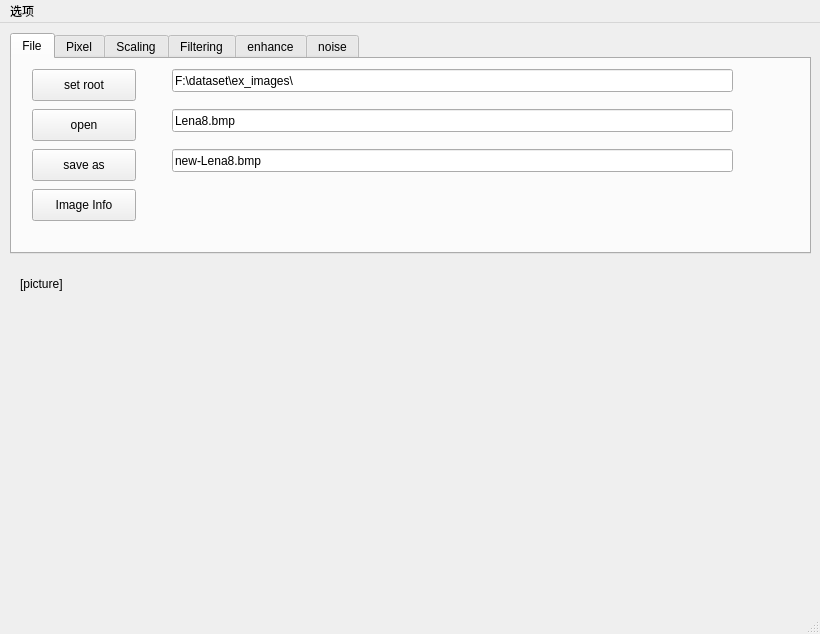
<?xml version="1.0" encoding="UTF-8"?>
<ui version="4.0">
 <class>MainWindow</class>
 <widget class="QMainWindow" name="MainWindow">
  <property name="geometry">
   <rect>
    <x>0</x>
    <y>0</y>
    <width>820</width>
    <height>634</height>
   </rect>
  </property>
  <property name="windowTitle">
   <string>MainWindow</string>
  </property>
  <widget class="QWidget" name="centralwidget">
   <property name="sizePolicy">
    <sizepolicy hsizetype="Preferred" vsizetype="Fixed">
     <horstretch>0</horstretch>
     <verstretch>0</verstretch>
    </sizepolicy>
   </property>
   <widget class="QTabWidget" name="tabWidget">
    <property name="geometry">
     <rect>
      <x>10</x>
      <y>10</y>
      <width>801</width>
      <height>221</height>
     </rect>
    </property>
    <property name="sizePolicy">
     <sizepolicy hsizetype="Expanding" vsizetype="Expanding">
      <horstretch>0</horstretch>
      <verstretch>10</verstretch>
     </sizepolicy>
    </property>
    <property name="maximumSize">
     <size>
      <width>16777215</width>
      <height>454</height>
     </size>
    </property>
    <property name="currentIndex">
     <number>0</number>
    </property>
    <widget class="QWidget" name="tab_file">
     <attribute name="title">
      <string>File</string>
     </attribute>
     <widget class="QPushButton" name="bt_open">
      <property name="geometry">
       <rect>
        <x>20</x>
        <y>50</y>
        <width>104</width>
        <height>32</height>
       </rect>
      </property>
      <property name="text">
       <string>open</string>
      </property>
     </widget>
     <widget class="QPushButton" name="bt_save">
      <property name="geometry">
       <rect>
        <x>20</x>
        <y>90</y>
        <width>104</width>
        <height>32</height>
       </rect>
      </property>
      <property name="text">
       <string>save as</string>
      </property>
     </widget>
     <widget class="QLineEdit" name="et_open">
      <property name="geometry">
       <rect>
        <x>160</x>
        <y>50</y>
        <width>561</width>
        <height>23</height>
       </rect>
      </property>
      <property name="text">
       <string>Lena8.bmp</string>
      </property>
     </widget>
     <widget class="QLineEdit" name="et_save">
      <property name="geometry">
       <rect>
        <x>160</x>
        <y>90</y>
        <width>561</width>
        <height>23</height>
       </rect>
      </property>
      <property name="text">
       <string>new-Lena8.bmp</string>
      </property>
     </widget>
     <widget class="QPushButton" name="bt_img_info">
      <property name="geometry">
       <rect>
        <x>20</x>
        <y>130</y>
        <width>104</width>
        <height>32</height>
       </rect>
      </property>
      <property name="text">
       <string>Image Info</string>
      </property>
     </widget>
     <widget class="QPushButton" name="bt_set_file_root">
      <property name="geometry">
       <rect>
        <x>20</x>
        <y>10</y>
        <width>104</width>
        <height>32</height>
       </rect>
      </property>
      <property name="text">
       <string>set root</string>
      </property>
     </widget>
     <widget class="QLineEdit" name="et_file_root">
      <property name="geometry">
       <rect>
        <x>160</x>
        <y>10</y>
        <width>561</width>
        <height>23</height>
       </rect>
      </property>
      <property name="text">
       <string>F:\dataset\ex_images\</string>
      </property>
     </widget>
    </widget>
    <widget class="QWidget" name="tab_pixel">
     <attribute name="title">
      <string>Pixel</string>
     </attribute>
     <widget class="QPushButton" name="bt_set_pixel">
      <property name="geometry">
       <rect>
        <x>430</x>
        <y>100</y>
        <width>104</width>
        <height>32</height>
       </rect>
      </property>
      <property name="text">
       <string>set pixel</string>
      </property>
     </widget>
     <widget class="QLineEdit" name="et_x">
      <property name="geometry">
       <rect>
        <x>40</x>
        <y>60</y>
        <width>60</width>
        <height>24</height>
       </rect>
      </property>
     </widget>
     <widget class="QLineEdit" name="et_y">
      <property name="geometry">
       <rect>
        <x>40</x>
        <y>90</y>
        <width>60</width>
        <height>24</height>
       </rect>
      </property>
     </widget>
     <widget class="QLineEdit" name="et_b">
      <property name="geometry">
       <rect>
        <x>170</x>
        <y>60</y>
        <width>60</width>
        <height>24</height>
       </rect>
      </property>
     </widget>
     <widget class="QLineEdit" name="et_g">
      <property name="geometry">
       <rect>
        <x>170</x>
        <y>90</y>
        <width>60</width>
        <height>24</height>
       </rect>
      </property>
     </widget>
     <widget class="QLineEdit" name="et_r">
      <property name="geometry">
       <rect>
        <x>170</x>
        <y>120</y>
        <width>60</width>
        <height>24</height>
       </rect>
      </property>
     </widget>
     <widget class="QLineEdit" name="et_gray">
      <property name="geometry">
       <rect>
        <x>310</x>
        <y>60</y>
        <width>60</width>
        <height>24</height>
       </rect>
      </property>
     </widget>
     <widget class="QLabel" name="label">
      <property name="geometry">
       <rect>
        <x>10</x>
        <y>20</y>
        <width>91</width>
        <height>21</height>
       </rect>
      </property>
      <property name="text">
       <string>Coordinate</string>
      </property>
     </widget>
     <widget class="QLabel" name="label_2">
      <property name="geometry">
       <rect>
        <x>10</x>
        <y>60</y>
        <width>21</width>
        <height>21</height>
       </rect>
      </property>
      <property name="text">
       <string>X</string>
      </property>
     </widget>
     <widget class="QLabel" name="label_3">
      <property name="geometry">
       <rect>
        <x>10</x>
        <y>90</y>
        <width>21</width>
        <height>21</height>
       </rect>
      </property>
      <property name="text">
       <string>Y</string>
      </property>
     </widget>
     <widget class="QLabel" name="label_4">
      <property name="geometry">
       <rect>
        <x>140</x>
        <y>60</y>
        <width>21</width>
        <height>21</height>
       </rect>
      </property>
      <property name="text">
       <string>B</string>
      </property>
     </widget>
     <widget class="QLabel" name="label_5">
      <property name="geometry">
       <rect>
        <x>140</x>
        <y>90</y>
        <width>21</width>
        <height>21</height>
       </rect>
      </property>
      <property name="text">
       <string>G</string>
      </property>
     </widget>
     <widget class="QLabel" name="label_6">
      <property name="geometry">
       <rect>
        <x>140</x>
        <y>120</y>
        <width>21</width>
        <height>21</height>
       </rect>
      </property>
      <property name="text">
       <string>R</string>
      </property>
     </widget>
     <widget class="QLabel" name="label_7">
      <property name="geometry">
       <rect>
        <x>260</x>
        <y>60</y>
        <width>51</width>
        <height>21</height>
       </rect>
      </property>
      <property name="text">
       <string>Gray</string>
      </property>
     </widget>
     <widget class="QLabel" name="label_8">
      <property name="geometry">
       <rect>
        <x>210</x>
        <y>20</y>
        <width>51</width>
        <height>21</height>
       </rect>
      </property>
      <property name="text">
       <string>Color</string>
      </property>
     </widget>
     <widget class="QPushButton" name="bt_get_pixel">
      <property name="geometry">
       <rect>
        <x>430</x>
        <y>40</y>
        <width>104</width>
        <height>32</height>
       </rect>
      </property>
      <property name="text">
       <string>get pixel</string>
      </property>
     </widget>
     <widget class="QLabel" name="label_show_color">
      <property name="geometry">
       <rect>
        <x>610</x>
        <y>40</y>
        <width>121</width>
        <height>91</height>
       </rect>
      </property>
      <property name="text">
       <string> Pixel Color</string>
      </property>
     </widget>
    </widget>
    <widget class="QWidget" name="tab">
     <attribute name="title">
      <string>Scaling</string>
     </attribute>
     <widget class="QLabel" name="label_9">
      <property name="geometry">
       <rect>
        <x>130</x>
        <y>40</y>
        <width>31</width>
        <height>21</height>
       </rect>
      </property>
      <property name="text">
       <string>Sx</string>
      </property>
     </widget>
     <widget class="QLabel" name="label_10">
      <property name="geometry">
       <rect>
        <x>130</x>
        <y>90</y>
        <width>31</width>
        <height>21</height>
       </rect>
      </property>
      <property name="text">
       <string>Sy</string>
      </property>
     </widget>
     <widget class="QLineEdit" name="et_sx">
      <property name="geometry">
       <rect>
        <x>170</x>
        <y>40</y>
        <width>80</width>
        <height>24</height>
       </rect>
      </property>
      <property name="text">
       <string>1.2</string>
      </property>
     </widget>
     <widget class="QLineEdit" name="et_sy">
      <property name="geometry">
       <rect>
        <x>170</x>
        <y>90</y>
        <width>80</width>
        <height>24</height>
       </rect>
      </property>
      <property name="text">
       <string>0.8</string>
      </property>
     </widget>
     <widget class="QPushButton" name="bt_nn_scaling">
      <property name="geometry">
       <rect>
        <x>410</x>
        <y>30</y>
        <width>211</width>
        <height>41</height>
       </rect>
      </property>
      <property name="text">
       <string>Nearest Neighbor</string>
      </property>
     </widget>
     <widget class="QPushButton" name="bt_bilinear">
      <property name="geometry">
       <rect>
        <x>410</x>
        <y>90</y>
        <width>211</width>
        <height>41</height>
       </rect>
      </property>
      <property name="text">
       <string>Bilinear</string>
      </property>
     </widget>
    </widget>
    <widget class="QWidget" name="tab_2">
     <attribute name="title">
      <string>Filtering</string>
     </attribute>
     <widget class="QPushButton" name="bt_median_filtering">
      <property name="geometry">
       <rect>
        <x>50</x>
        <y>40</y>
        <width>231</width>
        <height>51</height>
       </rect>
      </property>
      <property name="text">
       <string>3x3 Median Filtering</string>
      </property>
     </widget>
     <widget class="QPushButton" name="bt_gaussian_smoothing">
      <property name="geometry">
       <rect>
        <x>390</x>
        <y>70</y>
        <width>191</width>
        <height>41</height>
       </rect>
      </property>
      <property name="text">
       <string>Gaussian Smoothing</string>
      </property>
     </widget>
     <widget class="QLineEdit" name="et_gaussian_sigma">
      <property name="geometry">
       <rect>
        <x>460</x>
        <y>30</y>
        <width>113</width>
        <height>23</height>
       </rect>
      </property>
      <property name="text">
       <string>1</string>
      </property>
     </widget>
     <widget class="QLabel" name="label_11">
      <property name="geometry">
       <rect>
        <x>390</x>
        <y>30</y>
        <width>51</width>
        <height>21</height>
       </rect>
      </property>
      <property name="text">
       <string>sigma</string>
      </property>
     </widget>
    </widget>
    <widget class="QWidget" name="tab_3">
     <attribute name="title">
      <string>enhance</string>
     </attribute>
     <widget class="QPushButton" name="bt_histogram_equalization">
      <property name="geometry">
       <rect>
        <x>20</x>
        <y>60</y>
        <width>231</width>
        <height>61</height>
       </rect>
      </property>
      <property name="text">
       <string>Histogram Equalization</string>
      </property>
     </widget>
     <widget class="QLineEdit" name="et_k1">
      <property name="geometry">
       <rect>
        <x>450</x>
        <y>40</y>
        <width>71</width>
        <height>21</height>
       </rect>
      </property>
      <property name="text">
       <string>0.95</string>
      </property>
     </widget>
     <widget class="QLineEdit" name="et_k2">
      <property name="geometry">
       <rect>
        <x>450</x>
        <y>90</y>
        <width>71</width>
        <height>21</height>
       </rect>
      </property>
      <property name="text">
       <string>0.5</string>
      </property>
     </widget>
     <widget class="QPushButton" name="bt_sharpen">
      <property name="geometry">
       <rect>
        <x>580</x>
        <y>60</y>
        <width>111</width>
        <height>41</height>
       </rect>
      </property>
      <property name="text">
       <string>Sharpen</string>
      </property>
     </widget>
     <widget class="Line" name="line">
      <property name="geometry">
       <rect>
        <x>340</x>
        <y>30</y>
        <width>20</width>
        <height>111</height>
       </rect>
      </property>
      <property name="orientation">
       <enum>Qt::Vertical</enum>
      </property>
     </widget>
     <widget class="QLabel" name="label_12">
      <property name="geometry">
       <rect>
        <x>420</x>
        <y>40</y>
        <width>31</width>
        <height>21</height>
       </rect>
      </property>
      <property name="text">
       <string>k1</string>
      </property>
     </widget>
     <widget class="QLabel" name="label_13">
      <property name="geometry">
       <rect>
        <x>420</x>
        <y>90</y>
        <width>31</width>
        <height>21</height>
       </rect>
      </property>
      <property name="text">
       <string>k2</string>
      </property>
     </widget>
    </widget>
    <widget class="QWidget" name="tab_4">
     <attribute name="title">
      <string>noise</string>
     </attribute>
     <widget class="QLineEdit" name="et_noise_rate">
      <property name="geometry">
       <rect>
        <x>180</x>
        <y>70</y>
        <width>61</width>
        <height>21</height>
       </rect>
      </property>
      <property name="text">
       <string>0.1</string>
      </property>
     </widget>
     <widget class="QLabel" name="label_14">
      <property name="geometry">
       <rect>
        <x>80</x>
        <y>60</y>
        <width>91</width>
        <height>31</height>
       </rect>
      </property>
      <property name="text">
       <string>noise rate</string>
      </property>
     </widget>
     <widget class="QPushButton" name="bt_impulsive_salt">
      <property name="geometry">
       <rect>
        <x>280</x>
        <y>40</y>
        <width>104</width>
        <height>32</height>
       </rect>
      </property>
      <property name="text">
       <string>salt</string>
      </property>
     </widget>
     <widget class="QPushButton" name="bt_impulsive_uniform">
      <property name="geometry">
       <rect>
        <x>280</x>
        <y>90</y>
        <width>104</width>
        <height>32</height>
       </rect>
      </property>
      <property name="text">
       <string>uniform</string>
      </property>
     </widget>
     <widget class="QLabel" name="label_15">
      <property name="geometry">
       <rect>
        <x>430</x>
        <y>60</y>
        <width>201</width>
        <height>41</height>
       </rect>
      </property>
      <property name="text">
       <string>Add Impulsive Noise</string>
      </property>
     </widget>
    </widget>
   </widget>
   <widget class="QLabel" name="label_img_test">
    <property name="geometry">
     <rect>
      <x>20</x>
      <y>250</y>
      <width>91</width>
      <height>21</height>
     </rect>
    </property>
    <property name="text">
     <string>[picture]</string>
    </property>
   </widget>
  </widget>
  <widget class="QMenuBar" name="menubar">
   <property name="geometry">
    <rect>
     <x>0</x>
     <y>0</y>
     <width>820</width>
     <height>29</height>
    </rect>
   </property>
   <widget class="QMenu" name="menu">
    <property name="title">
     <string>选项</string>
    </property>
   </widget>
   <addaction name="menu"/>
  </widget>
  <widget class="QStatusBar" name="statusbar"/>
  <action name="actionsdf">
   <property name="text">
    <string>(1)</string>
   </property>
  </action>
  <action name="action_2">
   <property name="text">
    <string>(2)</string>
   </property>
  </action>
 </widget>
 <resources/>
 <connections/>
</ui>
